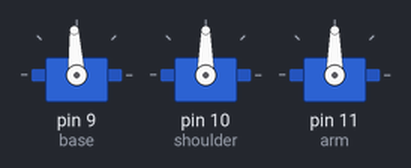
This sketch was run on a simulated Arduino Uno, built with avr-gcc and run on an emulated ATmega328P. Shown: 3 × servo.

Above: at 0.05 s.
At 1.25 s:
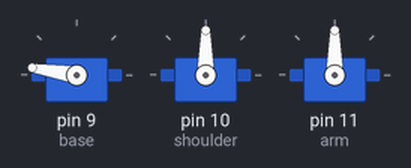
At 2.5 s:
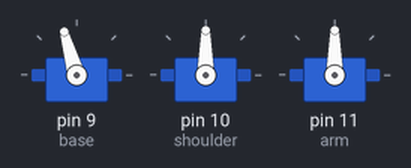
At 5.45 s:
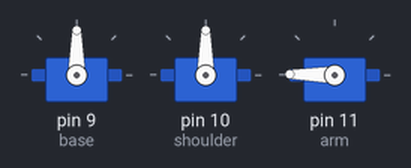
At 8.15 s:
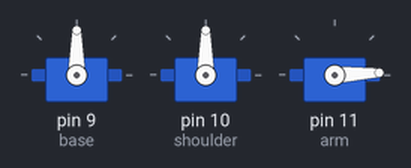
At 10.9 s:
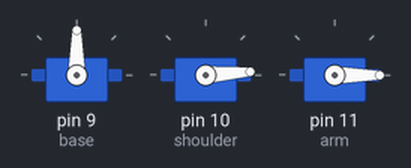
Timing chart, 0 to 14.2 s (numbered marks = the images above):
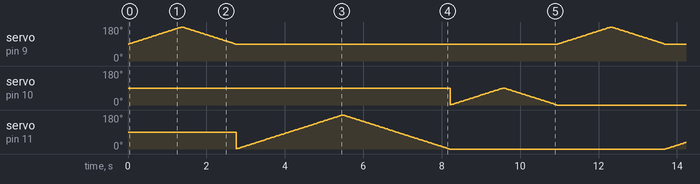

The sketch:

Sweep.ino
```cpp
#include <Servo.h>

Servo base;
Servo shoulder;
Servo arm;  // create Servo object to control a servo


int posb = 0;
int poss = 0;
int posa = 0;   // variable to store the servo position

void setup() {
  base.attach(9);
  shoulder.attach(10);
  arm.attach(11); // attaches the servo on pin 9 to the Servo object
}

void loop() {
  for (posb = 90; posb <= 180; posb += 1) { // goes from 0 degrees to 180 degrees
    // in steps of 1 degree
    base.write(posb);              // tell servo to go to position in variable 'pos'
    delay(15);                       // waits 15 ms for the servo to reach the position
  }
  for (posb = 180; posb >= 90; posb -= 1) { // goes from 180 degrees to 0 degrees
    base.write(posb);              // tell servo to go to position in variable 'pos'
    delay(15);                       // waits 15 ms for the servo to reach the position
  }

  for (posa = 0; posa <= 180; posa += 1) { // goes from 0 degrees to 180 degrees
    // in steps of 1 degree
    arm.write(posa);              // tell servo to go to position in variable 'pos'
    delay(15);                       // waits 15 ms for the servo to reach the position
  }
  for (posa = 180; posa >= 0; posa -= 1) { // goes from 180 degrees to 0 degrees
    arm.write(posa);              // tell servo to go to position in variable 'pos'
    delay(15);                       // waits 15 ms for the servo to reach the position
  }

  for (poss = 0; poss <= 90; poss += 1) { // goes from 0 degrees to 180 degrees
    // in steps of 1 degree
    shoulder.write(poss);              // tell servo to go to position in variable 'pos'
    delay(15);                       // waits 15 ms for the servo to reach the position
  }
  for (poss = 90; poss >= 0; poss-= 1) { // goes from 180 degrees to 0 degrees
    shoulder.write(poss);              // tell servo to go to position in variable 'pos'
    delay(15);                       // waits 15 ms for the servo to reach the position
  }
}
```
